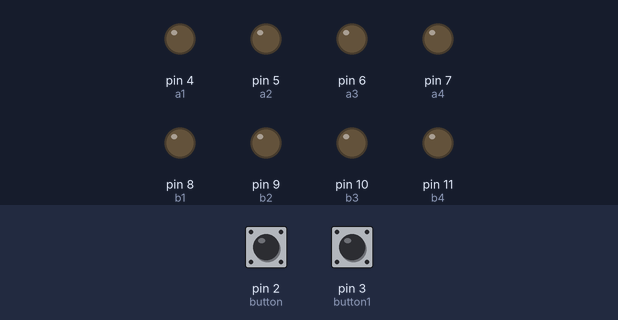
The sketch below on a simulated Arduino Uno, built with avr-gcc and run on an emulated ATmega328P. Shown: output pins drawn as LEDs (lit = HIGH). The test bench sets the inputs (shaded band); at power-on: pin 2 (button) LOW, pin 3 (button1) LOW.

Above: at 1.2 s.
1.3 s: pin 2 (button) pulled HIGH for 1 s
At 3.3 s:
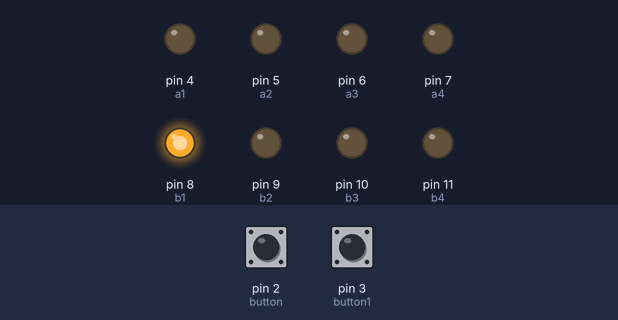
4.3 s: pin 3 (button1) pulled HIGH for 3.2 s
At 8.6 s:
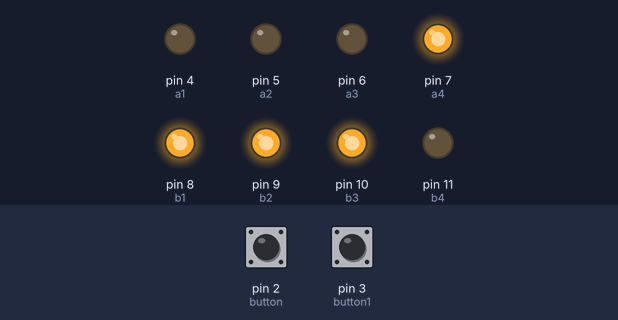
9.0 s: pin 3 (button1) pulled HIGH for 0.15 s
At 9.9 s:
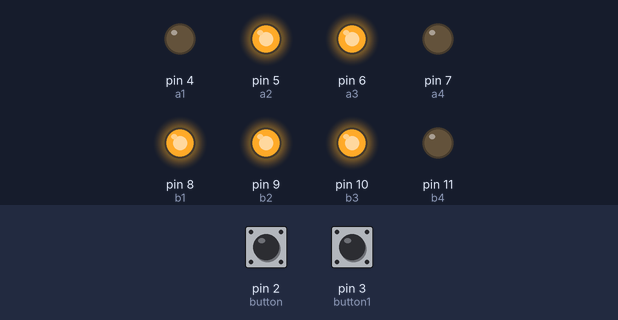
10.6 s: pin 3 (button1) pulled HIGH for 1 s
At 11.8 s:
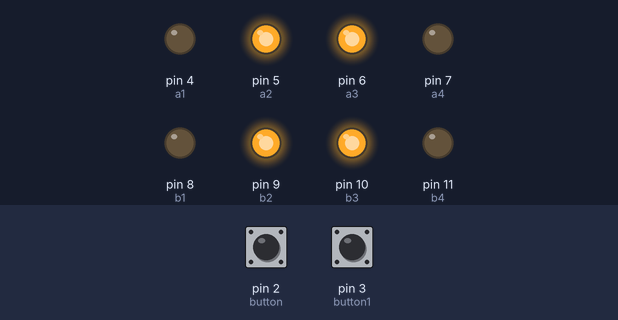
13.6 s: pin 3 (button1) pulled HIGH for 0.15 s
At 14.8 s:
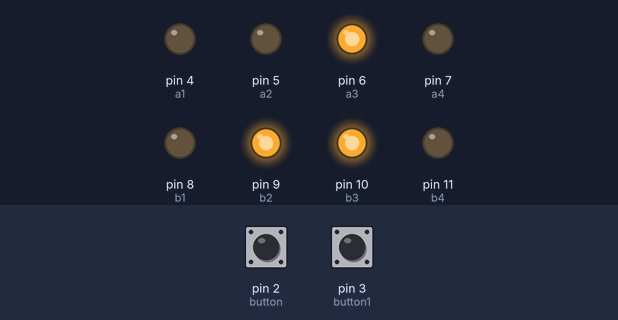
15.2 s: pin 3 (button1) pulled HIGH for 0.15 s
At 16.0 s:
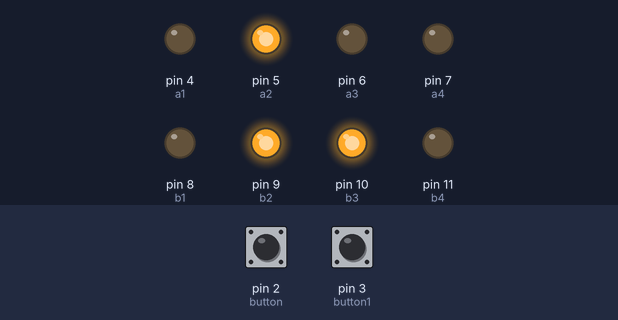
Timing chart, 0 to 17.8 s (numbered marks = the images above; inputs shaded):
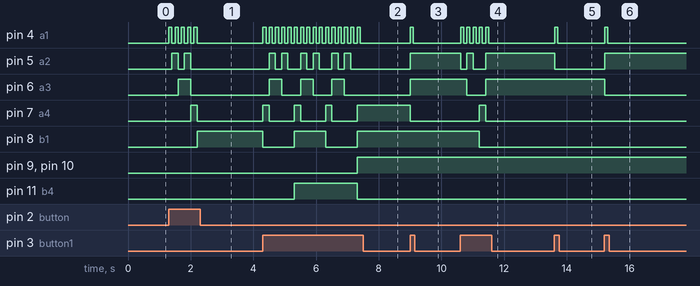

Measured:
- after the input at 1.3 s, pin 4 (a1): alternates HIGH for 0.10 s and LOW for 0.10 s, 10 changes in all, then stays LOW, starting at once; pin 5 (a2): alternates HIGH for 0.20 s and LOW for 0.20 s, 4 changes in all, then stays LOW, starting after 0.10 s
- after the input at 4.3 s, pin 4 (a1): alternates HIGH for 0.10 s and LOW for 0.10 s, 32 changes in all, then stays LOW, starting at once; pin 5 (a2): LOW → HIGH after 0.20 s, then repeats every 1.0 s: LOW 0.20 s, HIGH 0.20 s, LOW 0.40 s, HIGH 0.20 s, until it stays LOW from 7.1 s
- after the input at 9.0 s, pin 4 (a1): LOW → HIGH at once, → LOW 0.10 s later; pin 5 (a2), pin 6 (a3): LOW → HIGH at once; pin 7 (a4): HIGH → LOW at once
- after the input at 10.6 s, pin 4 (a1): alternates HIGH for 0.10 s and LOW for 0.10 s, 10 changes in all, then stays LOW, starting at once; pin 5 (a2): HIGH → LOW at once, → HIGH 0.20 s later, → LOW 0.20 s later, → HIGH 0.40 s later
- after the input at 13.6 s, pin 4 (a1): LOW → HIGH at once, → LOW 0.10 s later; pin 5 (a2): HIGH → LOW at once
- after the input at 15.2 s, pin 4 (a1): LOW → HIGH at once, → LOW 0.10 s later; pin 5 (a2): LOW → HIGH at once; pin 6 (a3): HIGH → LOW at once

The sketch:

group9_2digitcounter.ino
```cpp
int num=0;
int done;//To store units place
int dten;//To store tens place
int button = 2;
int button1=3;
int state = 0;
int state1=0;
//BCD 1

int a1 = 4;
int a2 = 5;
int a3 = 6;
int a4 = 7;

//BCD 2
int b1 = 8;
int b2 = 9;
int b3 = 10;
int b4 = 11;

void setup()
{
pinMode(4,OUTPUT);
pinMode(5,OUTPUT);
pinMode(6,OUTPUT);
pinMode(7,OUTPUT);
pinMode(8,OUTPUT);
pinMode(9,OUTPUT);
pinMode(10,OUTPUT);
pinMode(11,OUTPUT);
pinMode(button,INPUT);
pinMode(button1,INPUT);
}

void loop()
{
  state = digitalRead(button);
  state1 = digitalRead(button1);
  if(state == HIGH)
  {
    num++;
  }
  if(state1==HIGH)
  {
    num--;
  }
  if(num==100)
  {
    num=0;
  }
  if(num==-1)
  {
    num=99;
  }
  done=num%10;
  dten=num/10;
  disp1(done);
  disp2(dten);
  delay(100);
}
void disp1(int num)
{
  if(num==0)//0000
  {
    digitalWrite(a1, LOW);
    digitalWrite(a2, LOW);
    digitalWrite(a3, LOW);
    digitalWrite(a4, LOW);
  }
  if(num == 1)//0001
  {
    digitalWrite(a1, HIGH);
    digitalWrite(a2, LOW);
    digitalWrite(a3, LOW);
    digitalWrite(a4, LOW);
  }
  if(num == 2)//0010
  {
    digitalWrite(a1, LOW);//0
    digitalWrite(a2, HIGH);//1
    digitalWrite(a3, LOW);//0
    digitalWrite(a4, LOW);//0
  }
  if(num == 3)//0011
  {
    digitalWrite(a1, HIGH);//1
    digitalWrite(a2, HIGH);//1
    digitalWrite(a3, LOW);//0
    digitalWrite(a4, LOW);//0
  }
  if(num == 4)//0100
  {
    digitalWrite(a1, LOW);//0
    digitalWrite(a2, LOW);//0
    digitalWrite(a3, HIGH);//1
    digitalWrite(a4, LOW);//0
  }
  if(num == 5)//0101
  {
    digitalWrite(a1, HIGH);//1
    digitalWrite(a2, LOW);//0
    digitalWrite(a3, HIGH);//1
    digitalWrite(a4, LOW);//0
  }
  if(num == 6)//0110
  {
    digitalWrite(a1, LOW);//0
    digitalWrite(a2, HIGH);//1
    digitalWrite(a3, HIGH);//1
    digitalWrite(a4, LOW);//0
  }
  if(num == 7) //0111
  {
    digitalWrite(a1, HIGH);//1
    digitalWrite(a2, HIGH);//1
    digitalWrite(a3, HIGH);//1
    digitalWrite(a4, LOW);//0
  }
  if(num == 8) //1000
  {
    digitalWrite(a1, LOW);//0
    digitalWrite(a2, LOW);//0
    digitalWrite(a3, LOW);//0
    digitalWrite(a4, HIGH);//1
  }
  if(num == 9)//1001
  {
    digitalWrite(a1, HIGH);//1
    digitalWrite(a2, LOW);//0
    digitalWrite(a3, LOW);//0
    digitalWrite(a4, HIGH);//1
  }
}

void disp2(int num)
{
  if(num==0)
  {
    digitalWrite(b1, LOW);//0
    digitalWrite(b2, LOW);//0
    digitalWrite(b3, LOW);//0
    digitalWrite(b4, LOW);//0
  }
  if(num == 1)//0001
  {
    digitalWrite(b1, HIGH);//1
    digitalWrite(b2, LOW);//0
    digitalWrite(b3, LOW);//0
    digitalWrite(b4, LOW);//0
  }
  if(num == 2)//0010
  {
    digitalWrite(b1, LOW);//0
    digitalWrite(b2, HIGH);//1
    digitalWrite(b3, LOW);//0
    digitalWrite(b4, LOW);//0
  }
  if(num == 3)//0011
  {
    digitalWrite(b1, HIGH);//1
    digitalWrite(b2, HIGH);//1
    digitalWrite(b3, LOW);//0
    digitalWrite(b4, LOW);//0
  }
  if(num == 4)//0100
  {
    digitalWrite(b1, LOW);//0
    digitalWrite(b2, LOW);//0
    digitalWrite(b3, HIGH);//1
    digitalWrite(b4, LOW);//0
  }
  if(num == 5) //0101
  {
    digitalWrite(b1, HIGH);//1
    digitalWrite(b2, LOW);//0
    digitalWrite(b3, HIGH);//1
    digitalWrite(b4, LOW);//0
  }
  if(num == 6) //0110
  {
    digitalWrite(b1, LOW);//0
    digitalWrite(b2, HIGH);//1
    digitalWrite(b3, HIGH);//1
    digitalWrite(b4, LOW);//0
  }
  if(num == 7) //0111
  {
    digitalWrite(b1, HIGH);//1
    digitalWrite(b2, HIGH);//1
    digitalWrite(b3, HIGH);//1
    digitalWrite(b4, LOW);//0
  }
  if(num == 8) //1000
  {
    digitalWrite(b1, LOW);//0
    digitalWrite(b2, LOW);//0
    digitalWrite(b3, LOW);//0
    digitalWrite(b4, HIGH);//1
  }
  if(num == 9)//1001
  {
    digitalWrite(b1, HIGH);//1
    digitalWrite(b2, LOW);//0
    digitalWrite(b3, LOW);//0
    digitalWrite(b4, HIGH);//1
  }
}
```
